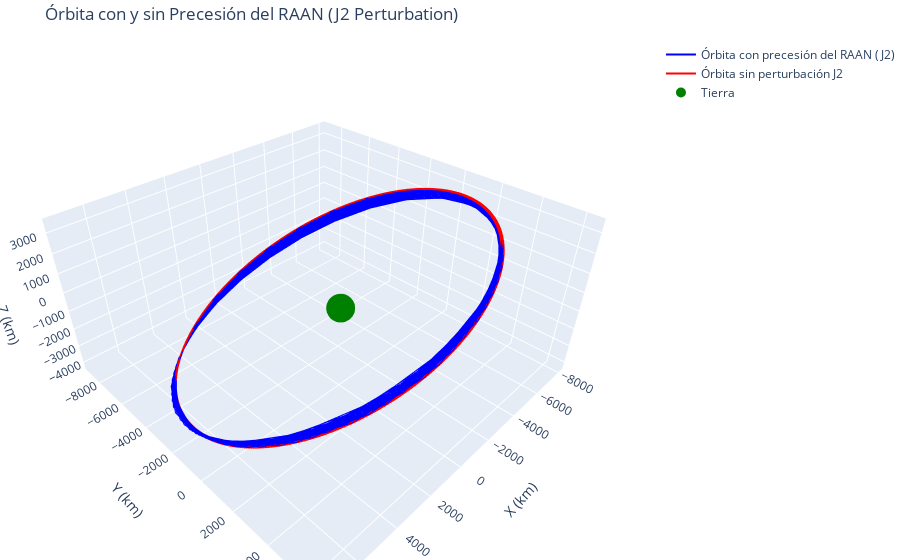

Notebook code cell kept with this figure:
### Code cell
import numpy as np
import plotly.graph_objects as go
from astropy import units as u
from astropy.time import Time, TimeDelta

from poliastro.bodies import Earth
from poliastro.twobody import Orbit
from poliastro.core.perturbations import J2_perturbation
from poliastro.core.propagation import func_twobody
from poliastro.twobody.propagation import CowellPropagator
from poliastro.twobody.sampling import EpochsArray

# Definir la órbita inicial
r0 = np.array([-2384.46, 5729.01, 3050.46]) * u.km
v0 = np.array([-7.36138, -2.98997, 1.64354]) * u.km / u.s
orbit = Orbit.from_vectors(Earth, r0, v0)

# Intervalo de tiempo para propagar (48 horas)
tofs = TimeDelta(np.linspace(0, 48 * u.h, num=500))

# Función de perturbación con J2
def f(t0, state, k):
    du_kep = func_twobody(t0, state, k)
    ax, ay, az = J2_perturbation(
        t0, state, k, J2=Earth.J2.value, R=Earth.R.to(u.km).value
    )
    du_ad = np.array([0, 0, 0, ax, ay, az])
    return du_kep + du_ad

# Propagar la órbita con perturbación J2
rr_j2, vv_j2 = orbit.to_ephem(
    EpochsArray(orbit.epoch + tofs, method=CowellPropagator(f=f))
).rv()

# Propagar la órbita sin perturbación J2 (usando solo la gravitación de dos cuerpos)
def f_no_j2(t0, state, k):
    return func_twobody(t0, state, k)  # Solo la gravitación de dos cuerpos

# Propagar la órbita sin perturbación J2
rr_no_j2, vv_no_j2 = orbit.to_ephem(
    EpochsArray(orbit.epoch + tofs, method=CowellPropagator(f=f_no_j2))
).rv()

# Extraer coordenadas X, Y, Z para ambas órbitas
x_j2, y_j2, z_j2 = rr_j2[:, 0].to_value(u.km), rr_j2[:, 1].to_value(u.km), rr_j2[:, 2].to_value(u.km)
x_no_j2, y_no_j2, z_no_j2 = rr_no_j2[:, 0].to_value(u.km), rr_no_j2[:, 1].to_value(u.km), rr_no_j2[:, 2].to_value(u.km)

# Crear gráfico 3D con Plotly
fig = go.Figure()

# Agregar la trayectoria orbital con perturbación J2
fig.add_trace(go.Scatter3d(
    x=x_j2, y=y_j2, z=z_j2,
    mode='lines',
    line=dict(color='blue', width=2),
    name="Órbita con precesión del RAAN (J2)"
))

# Agregar la trayectoria orbital sin perturbación J2
fig.add_trace(go.Scatter3d(
    x=x_no_j2, y=y_no_j2, z=z_no_j2,
    mode='lines',
    line=dict(color='red', width=2),
    name="Órbita sin perturbación J2"
))

# Agregar la Tierra
fig.add_trace(go.Scatter3d(
    x=[0], y=[0], z=[0],
    mode='markers',
    marker=dict(size=10, color='green'),
    name="Tierra"
))

# Configuración del gráfico
fig.update_layout(
    title="Órbita con y sin Precesión del RAAN (J2 Perturbation)",
    scene=dict(
        xaxis_title='X (km)',
        yaxis_title='Y (km)',
        zaxis_title='Z (km)',
        aspectmode="auto"
    ),
    margin=dict(l=0, r=0, b=0, t=40)
)

fig.show()

### Figure 1 — Plotly figure (JSON) as saved in the notebook; plotly's stock layout.template omitted (floating-point values rounded to 4 significant figures; data arrays with more than 128 entries replaced by an {"elided": "..."} marker saying what was removed)
{"data": [{"line": {"color": "blue", "width": 2}, "mode": "lines", "name": "Órbita con precesión del RAAN (J2)", "type": "scatter3d", "x": {"elided": "500 float values"}, "y": {"elided": "500 float values"}, "z": {"elided": "500 float values"}}, {"line": {"color": "red", "width": 2}, "mode": "lines", "name": "Órbita sin perturbación J2", "type": "scatter3d", "x": {"elided": "500 float values"}, "y": {"elided": "500 float values"}, "z": {"elided": "500 float values"}}, {"marker": {"color": "green", "size": 10}, "mode": "markers", "name": "Tierra", "type": "scatter3d", "x": [0], "y": [0], "z": [0]}], "layout": {"margin": {"b": 0, "l": 0, "r": 0, "t": 40}, "scene": {"aspectmode": "auto", "xaxis": {"title": {"text": "X (km)"}}, "yaxis": {"title": {"text": "Y (km)"}}, "zaxis": {"title": {"text": "Z (km)"}}}, "title": {"text": "Órbita con y sin Precesión del RAAN (J2 Perturbation)"}}}
